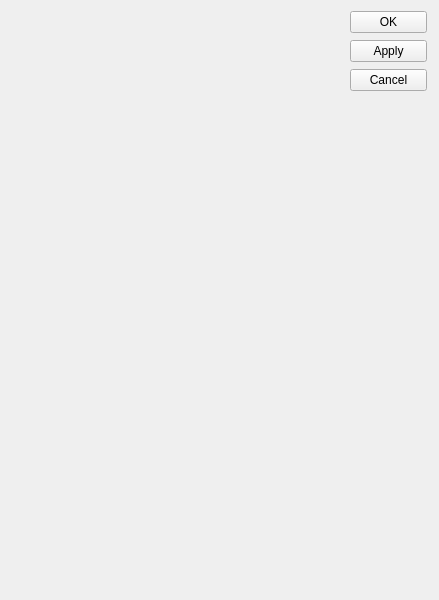
<?xml version="1.0" encoding="UTF-8"?>
<ui version="4.0">
 <class>SecondaryDialog</class>
 <widget class="QWidget" name="SecondaryDialog">
  <property name="geometry">
   <rect>
    <x>0</x>
    <y>0</y>
    <width>439</width>
    <height>600</height>
   </rect>
  </property>
  <property name="windowTitle">
   <string>Secondary Glyph</string>
  </property>
  <widget class="SecondaryForm" name="secondaryForm" native="true">
   <property name="geometry">
    <rect>
     <x>10</x>
     <y>10</y>
     <width>331</width>
     <height>81</height>
    </rect>
   </property>
   <zorder>okPushButton</zorder>
   <zorder>cancelPushButton</zorder>
   <zorder>applyPushButton</zorder>
  </widget>
  <widget class="AnimationForm" name="animationForm" native="true">
   <property name="geometry">
    <rect>
     <x>10</x>
     <y>110</y>
     <width>421</width>
     <height>481</height>
    </rect>
   </property>
  </widget>
  <widget class="QWidget" name="">
   <property name="geometry">
    <rect>
     <x>350</x>
     <y>10</y>
     <width>77</width>
     <height>83</height>
    </rect>
   </property>
   <layout class="QVBoxLayout" name="verticalLayout">
    <item>
     <widget class="QPushButton" name="okPushButton">
      <property name="text">
       <string>OK</string>
      </property>
     </widget>
    </item>
    <item>
     <widget class="QPushButton" name="applyPushButton">
      <property name="text">
       <string>Apply</string>
      </property>
     </widget>
    </item>
    <item>
     <widget class="QPushButton" name="cancelPushButton">
      <property name="text">
       <string>Cancel</string>
      </property>
     </widget>
    </item>
   </layout>
  </widget>
  <zorder>secondaryForm</zorder>
  <zorder>animationForm</zorder>
  <zorder>layoutWidget</zorder>
  <zorder></zorder>
  <zorder>applyPushButton</zorder>
  <zorder>okPushButton</zorder>
  <zorder>applyPushButton</zorder>
  <zorder>cancelPushButton</zorder>
  <zorder>applyPushButton</zorder>
 </widget>
 <customwidgets>
  <customwidget>
   <class>SecondaryForm</class>
   <extends>QWidget</extends>
   <header>Ui/SecondaryForm.h</header>
   <container>1</container>
  </customwidget>
  <customwidget>
   <class>AnimationForm</class>
   <extends>QWidget</extends>
   <header>Ui/AnimationForm.h</header>
   <container>1</container>
  </customwidget>
 </customwidgets>
 <resources/>
 <connections/>
</ui>
